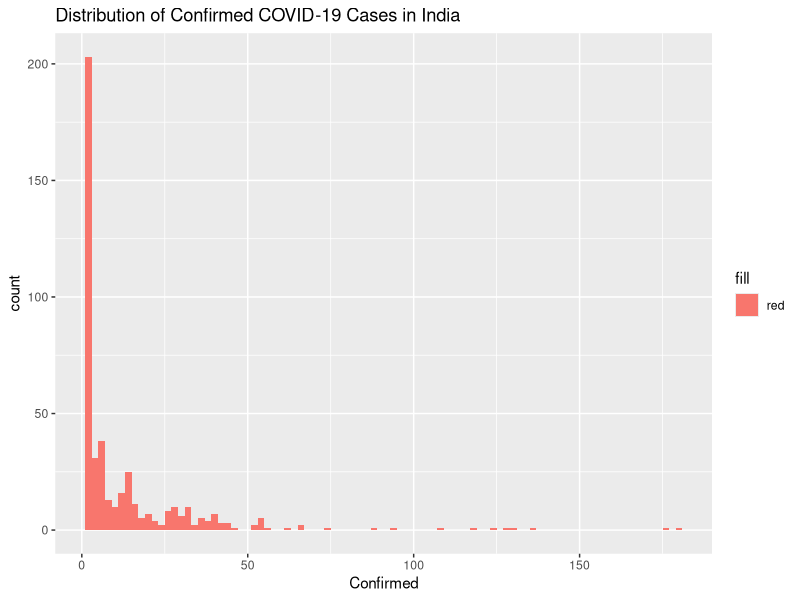
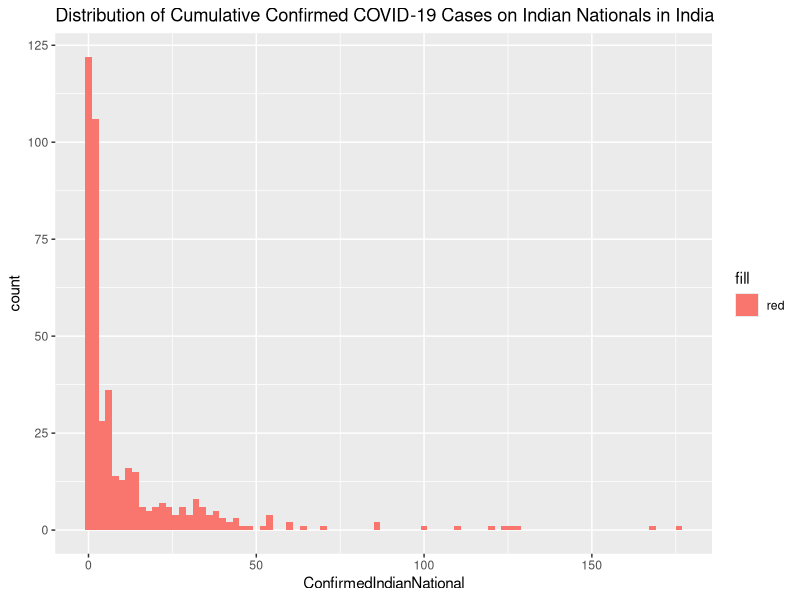
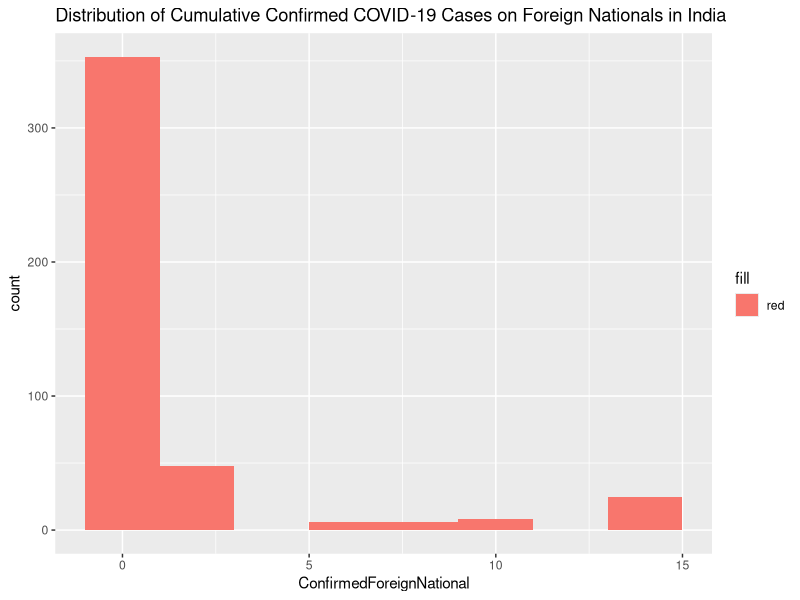
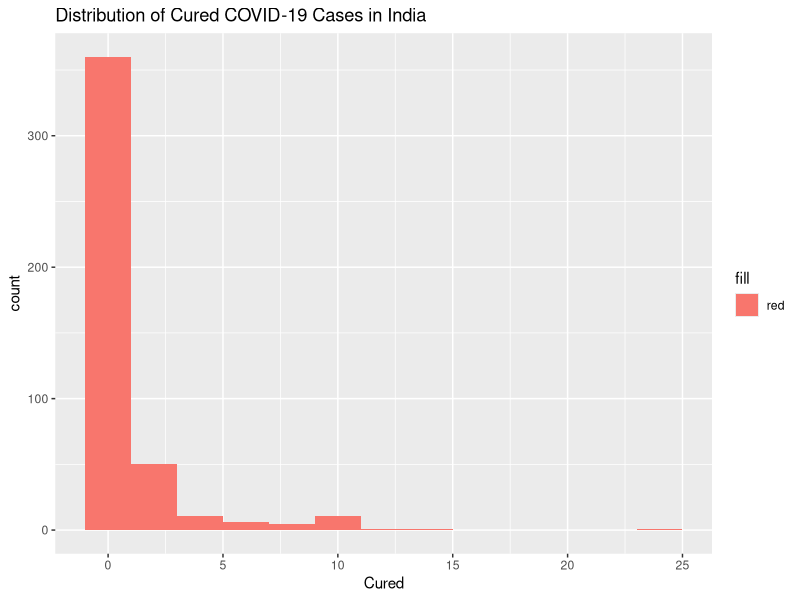
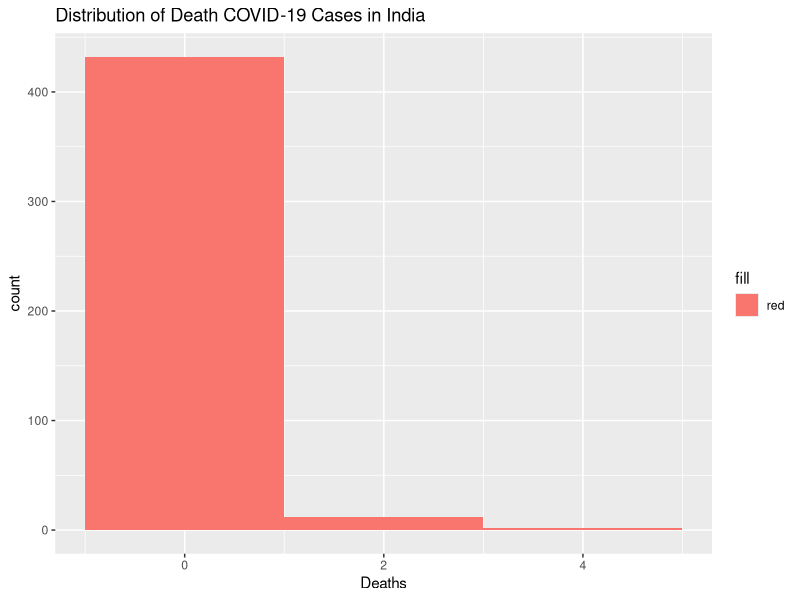

Reproduce these figures in R, in order.
# VICTOR HEW XIN KAI
# TP078400

## TASK 1
# Install relevant packages
install.packages("dplyr")
install.packages("magrittr")
install.packages("tidyverse")
install.packages("skimr")
install.packages("ggplot2")
install.packages("stringr")

# Load relevant packages
library(dplyr)
library(magrittr)
library(tidyverse)
library(skimr)
library(ggplot2)
library(stringr)

# Read the data set from the CSV file and name the data frame as "COVID19_India"
COVID19_India <- read.csv(file ="covid_19_india.csv", header = TRUE)

# View data
View(COVID19_India)

# Change data types of cumulative number of confirmed Indian & foreign nationals and replace '-' values with 
# missing values labelled as "NA"
COVID19_India <- COVID19_India %>% 
  mutate(ConfirmedIndianNational = as.numeric(ConfirmedIndianNational, na.rm = TRUE)) %>% 
  mutate(ConfirmedForeignNational = as.numeric(ConfirmedForeignNational, na.rm = TRUE)) %>%
# Sort the updated table by State/Union Territory
  arrange(State.UnionTerritory)

# Check if there are any missing values 
anyNA(COVID19_India)
# and remove them if any
COVID19_India <- drop_na(COVID19_India)

# Check data types of each column
skim(COVID19_India)


## TASK 2
# Summary for the data set
summary(COVID19_India)

# Total number of records in the data set, labelled as "total_record"
total_record <- as.numeric(nrow(COVID19_India)) # 446

# The day with the highest number of confirmed and cured cases
Filtered <- COVID19_India %>% 
  filter(Confirmed == max(Confirmed), Cured == max(Cured)) # Filter to find the highest confirmed and cured cases 

Day_Highest_Cases <- Filtered[, "Date"] # Extract "Date" column from Filtered data frame 

# Visualization - Distribution of Confirmed COVID-19 cases in India using histogram
ggplot(COVID19_India, mapping = aes(Confirmed, fill = 'red')) + 
  geom_histogram(binwidth = 2) + 
  labs(title = "Distribution of Confirmed COVID-19 Cases in India")

# Visualization - Distribution of Confirmed COVID-19 cases on Locals in India using histogram
ggplot(COVID19_India, mapping = aes(ConfirmedIndianNational, fill = 'red')) + 
  geom_histogram(binwidth = 2) + 
  labs(title = "Distribution of Cumulative Confirmed COVID-19 Cases on Indian Nationals in India")

# Visualization - Distribution of Confirmed COVID-19 cases on Foreigners in India using histogram
ggplot(COVID19_India, mapping = aes(ConfirmedForeignNational, fill = 'red')) + 
  geom_histogram(binwidth = 2) + 
  labs(title = "Distribution of Cumulative Confirmed COVID-19 Cases on Foreign Nationals in India")

# Visualization - Distribution of Cured COVID-19 cases in India using histogram
ggplot(COVID19_India, mapping = aes(Cured, fill = 'red')) + 
  geom_histogram(binwidth = 2) + 
  labs(title = "Distribution of Cured COVID-19 Cases in India")

# Visualization - Distribution of Death COVID-19 cases in India using histogram
ggplot(COVID19_India, mapping = aes(Deaths, fill = 'red')) + 
  geom_histogram(binwidth = 2) + 
  labs(title = "Distribution of Death COVID-19 Cases in India")


## TASK 3
# Extract "Cured", "Deaths" and "Confirmed" columns from "COVID19_India" data frame and form new one labelled "Avg_Cases" 
Avg_Cases <- COVID19_India %>% 
  subset(select = c(Cured, Deaths, Confirmed)) 

# Add new variables to "COVID19_India" data frame
COVID19_India <- COVID19_India %>% 
  mutate(Percentage_Cured = (Cured / Confirmed) * 100) %>% # % of cured cases
  mutate(Percentage_Death = (Deaths / Confirmed) * 100) %>% # % of death cases
  mutate(Percentage_Confirmed_Indian_National = (ConfirmedIndianNational / Confirmed) * 100) %>% # % of confirmed cases (Indians)
  mutate(Percentage_Confirmed_Foreign_National = (ConfirmedForeignNational / Confirmed) * 100) # % of confirmed cases (Foreigners)

# Separate variable "Date" into 3 levels - Jan, Feb, Mar
COVID19_India <- COVID19_India %>%
  mutate(Date = case_when(
    str_detect(Date, "/1/") ~ "Jan", # If there's "/1/" in any Date value, then classified as "Jan"
    str_detect(Date, "/2/") ~ "Feb", # If there's "/2/" in any Date value, then classified as "Feb"
    str_detect(Date, "/3/") ~ "Mar", # If there's "/3/" in any Date value, then classified as "Mar"
    TRUE ~ Date # If there's any other value, then remain as Date
  )) %>% 
  rename(Month = Date) # rename column name Date to Month


## TASK 4
# Average, total and standard deviation number of cured, deaths, and confirmed cases all over the states/union territory
Avg_Cases <- Avg_Cases %>% 
  summarise(across(where(is.numeric), list(mean = mean, sum = sum, sd = sd)))

# Average number of confirmed cases for each month
Month_Avg_Confirmed <- COVID19_India %>% 
  group_by(Month) %>% 
  summarise(Avg_Confirmed = mean(Confirmed, na.rm = TRUE))

# Average number of cured cases for each month
Month_Avg_Cured <- COVID19_India %>% 
  group_by(Month) %>% 
  summarise(Avg_Cured = mean(Cured, na.rm = TRUE))

# Average number of death cases for each month
Month_Avg_Death <- COVID19_India %>% 
  group_by(Month) %>% 
  summarise(Avg_Deaths = mean(Deaths, na.rm = TRUE))

# Average number of confirmed cases on locals for each month
Month_Avg_ConfirmedIndian <- COVID19_India %>% 
  group_by(Month) %>% 
  summarise(Avg_Confirmed_Indian = mean(ConfirmedIndianNational, na.rm = TRUE))

# Average number of confirmed cases on foreigners for each month
Month_Avg_ConfirmedForeign <- COVID19_India %>% 
  group_by(Month) %>% 
  summarise(Avg_Confirmed_Foreign = mean(ConfirmedForeignNational, na.rm = TRUE))

# Number of confirmed cases in every state / union territory
State.UnionTerritory_Confirmed <- COVID19_India %>% 
  group_by(State.UnionTerritory) %>% 
  summarise(sum(Confirmed)) %>% 
  rename(Num_Confirmed = "sum(Confirmed)") %>% 
  arrange(-Num_Confirmed)

# Number of confirmed cured cases in every state / union territory
State.UnionTerritory_Cured <- COVID19_India %>% 
  group_by(State.UnionTerritory) %>% 
  summarise(sum(Cured)) %>% 
  rename(Num_Cured = "sum(Cured)") %>% 
  arrange(-Num_Cured)

# Number of death cases in every state / union territory
State.UnionTerritory_Deaths <- COVID19_India %>% 
  group_by(State.UnionTerritory) %>% 
  summarise(sum(Deaths)) %>% 
  rename(Num_Deaths = "sum(Deaths)") %>% 
  arrange(-Num_Deaths)

# Number of confirmed cases (locals) in every state / union territory
State.UnionTerritory_Confirmed_Indian <- COVID19_India %>% 
  group_by(State.UnionTerritory) %>% 
  summarise(sum(ConfirmedIndianNational)) %>% 
  rename(Num_ConfirmedIndianNational = "sum(ConfirmedIndianNational)") %>% 
  arrange(-Num_ConfirmedIndianNational)

# Number of confirmed cases (foreigners) in every state / union territory
State.UnionTerritory_Confirmed_Foreign <- COVID19_India %>% 
  group_by(State.UnionTerritory) %>% 
  summarise(sum(ConfirmedForeignNational)) %>% 
  rename(Num_ConfirmedForeignNational = "sum(ConfirmedForeignNational)") %>% 
  arrange(-Num_ConfirmedForeignNational)

# Find covariation between numeric variables
data_numeric <- data.frame(COVID19_India$ConfirmedIndianNational, COVID19_India$ConfirmedForeignNational, 
                           COVID19_India$Cured, COVID19_India$Deaths, COVID19_India$Confirmed)
# Get the correlation matrix
correlation_table <- cor(data_numeric)
